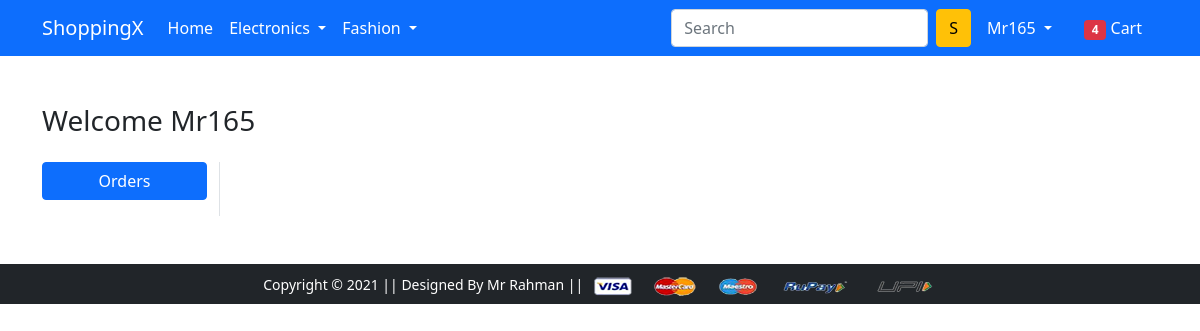
/orders/ (signed in), run on an earlier commit of the app's database.
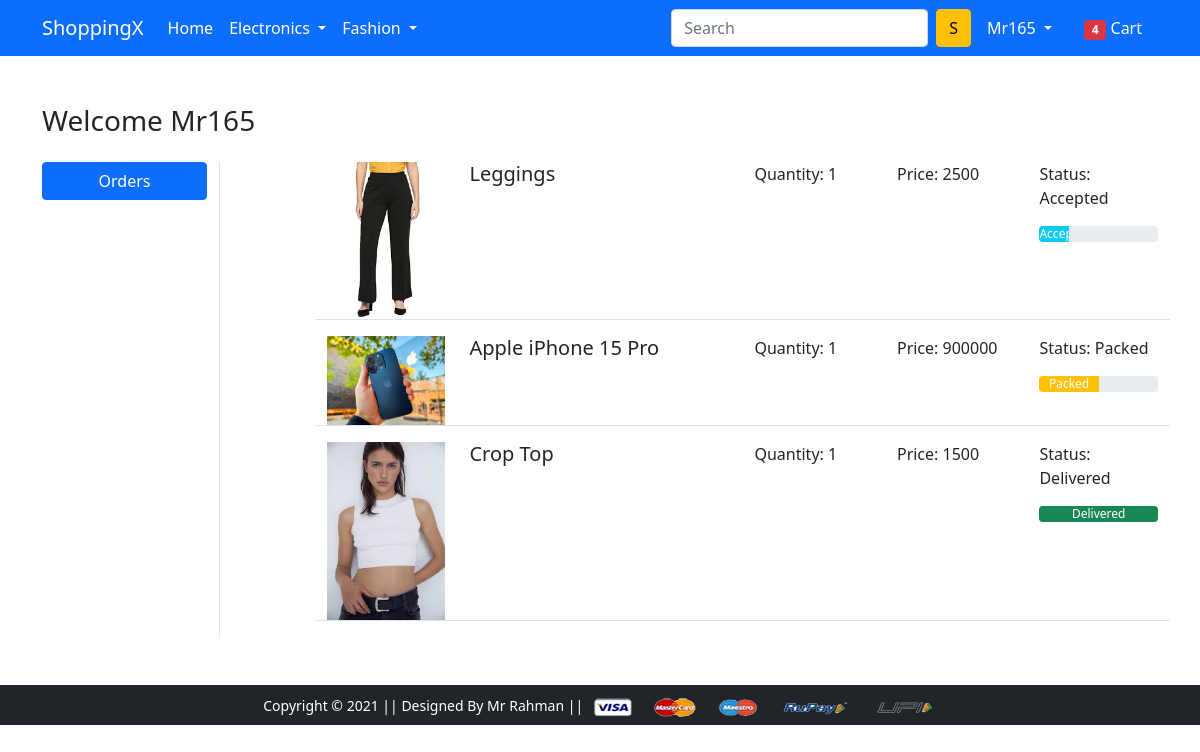
And on a later commit of the database.
### app/models.py (models this page shows, shortened)
class OrderPlaced(models.Model):
    user = models.ForeignKey(User,on_delete=models.CASCADE)
    customer = models.ForeignKey(Customer,on_delete=models.CASCADE)
    product = models.ForeignKey(Product,on_delete=models.CASCADE)
    quantity = models.PositiveIntegerField()
    ordered_date = models.DateTimeField(auto_now_add=True)
    status = models.CharField(choices =OrderPlaced_CHOICES , max_length=10)

class Product(models.Model):
    title = models.CharField(max_length=64)
    selling_price = models.PositiveIntegerField()
    discounted_price = models.PositiveIntegerField()
    description = models.TextField()
    brand = models.CharField(max_length=64)
    category = models.CharField(choices =PRODUCT_CHOICES ,max_length=11)
    product_images=models.ImageField(upload_to='procudtimg')

### app/views.py (the view)
# urls.py: path('orders/', views.orders, name='orders'),
def orders(request):
    op = OrderPlaced.objects.filter(user=request.user)
    return render(request, 'app/orders.html',{'order_placed':op})

### app/templates/app/orders.html (shortened to what this page needs)
{% extends 'app/base.html' %}
{% load static %}
{% block main-content %}
<div class="container my-5">
    <div class="row">
        <h3 class="mb-4">Welcome {{ request.user.username|capfirst }}</h3>
        <div class="col-sm-2 border-end">
            <ul class="list-unstyled">
                <li class="d-grid"><a href="{% url 'orders' %}" class="btn btn-primary">Orders</a></li>
            </ul>
        </div>
        <div class="col-sm-9 offset-sm-1">
            {% for op in order_placed %}
            <div class="row mb-3 border-bottom">
                <div class="col-sm-2">
                    <img src="{{ op.product.product_images.url }}" alt="{{ op.product.title }}" class="img-fluid">
                </div>
                <div class="col-sm-4">
                    <h5>{{ op.product.title }}</h5>
                </div>
                <div class="col-sm-2">
                    <p>Quantity: {{ op.quantity }}</p>
                </div>
                <div class="col-sm-2">
                    <p>Price: {{ op.product.discounted_price }}</p>
                </div>
                <div class="col-sm-2">
                    <p>Status: {{ op.status }}</p>
                    <div class="progress">
                        {% if op.status == 'Accepted' %}
                            <div class="progress-bar bg-info" role="progressbar" style="width: 25%;" aria-valuenow="25" aria-valuemin="0" aria-valuemax="100">Accepted</div>
                        {% elif op.status == 'Packed' %}
                            <div class="progress-bar bg-warning" role="progressbar" style="width: 50%;" aria-valuenow="50" aria-valuemin="0" aria-valuemax="100">Packed</div>
                        {% elif op.status == 'On the way' %}
                            <div class="progress-bar bg-primary" role="progressbar" style="width: 75%;" aria-valuenow="75" aria-valuemin="0" aria-valuemax="100">On the way</div>
                        {% elif op.status == 'Delivered' %}
                            <div class="progress-bar bg-success" role="progressbar" style="width: 100%;" aria-valuenow="100" aria-valuemin="0" aria-valuemax="100">Delivered</div>
                        {% endif %}
                    </div>
                </div>
            </div>
            {% endfor %}
        </div>
    </div>
</div>
{% endblock main-content %}

### app/templates/app/base.html (shortened to what this page needs)
<!doctype html>
{% load static %}
<html lang="en">
  <head>
    <link href="https://cdn.jsdelivr.net/npm/bootstrap@5.0.0-beta1/dist/css/bootstrap.min.css" rel="stylesheet">
    <link rel="stylesheet" href="{% static 'app/css/owl.carousel.min.css' %}">
    <link rel="stylesheet" href="{% static 'app/css/all.min.css' %}">
    <link rel="stylesheet" href="{% static 'app/css/style.css' %}">
  </head>
  <body>
    <nav class="navbar navbar-expand-lg navbar-dark bg-primary">
     <div class="container">
       <a class="navbar-brand" href="/">ShoppingX</a>
       <div class="collapse navbar-collapse" id="navbarSupportedContent">
         <ul class="navbar-nav me-auto mb-2 mb-lg-0">
           <li class="nav-item">
             <a class="nav-link active" aria-current="page" href="/">Home</a>
           </li>
           <li class="nav-item dropdown">
             <a class="nav-link dropdown-toggle text-white" href="#" id="electronicsDropdown" role="button" data-bs-toggle="dropdown" aria-expanded="false">
               Electronics
             </a>
           </li>
           <li class="nav-item dropdown">
             <a class="nav-link dropdown-toggle text-white" href="#" id="fashionDropdown" role="button" data-bs-toggle="dropdown" aria-expanded="false">
               Fashion
             </a>
           </li>
         </ul>
         <form class="d-flex">
           <input class="form-control me-2" type="search" placeholder="Search" aria-label="Search">
           <button class="btn btn-warning" type="submit">S</button>
         </form>
         <div>
          <ul class="navbar-nav me-auto mb-2 mb-lg-0">
            {%if request.user.is_authenticated %}
           <li class="nav-item dropdown mx-2">
              <a class="nav-link dropdown-toggle text-white" href="#" id="profileDropdown" role="button" data-bs-toggle="dropdown" aria-expanded="false">
                {{request.user.username|capfirst}}
              </a>
            </li>
            <li class="nav-item mx-2">
             <a href="{% url 'show-cart' %}" class="nav-link text-white"><span class="badge bg-danger">4</span> Cart </a>
            </li>
            {%endif%}
          </ul>
         </div>
       </div>
     </div>
    </nav>
    {% block main-content %} {% endblock main-content %}
    <footer class="container-fluid bg-dark text-center p-2 mt-5">
        <small class="text-white">Copyright &copy; 2021 || Designed By Mr Rahman || </small>
        <img src="{% static 'app/images/payment.png' %}" alt="" srcset="" class="img-fluid" height="2px">
    </footer>
  </body>
</html>

What changed in the data, as far as the page shows it:
added OrderPlaced: product.product_images (picture), product "Leggings", quantity "1", product.discounted_price "2500", status "Accepted"
added OrderPlaced: product.product_images (picture), product "Apple iPhone 15 Pro", quantity "1", product.discounted_price "900000", status "Packed"
added OrderPlaced: product.product_images (picture), product "Crop Top", quantity "1", product.discounted_price "1500", status "Delivered"
